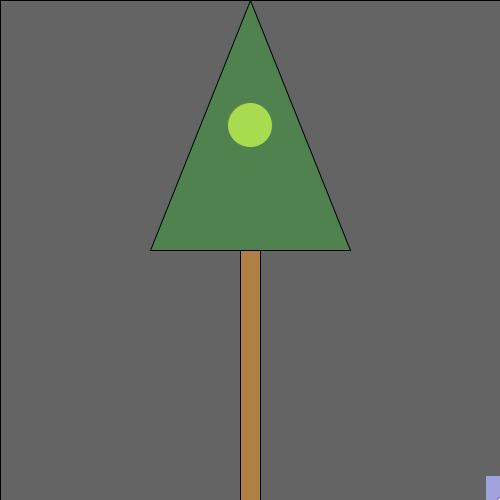
Frame 1 (no input)
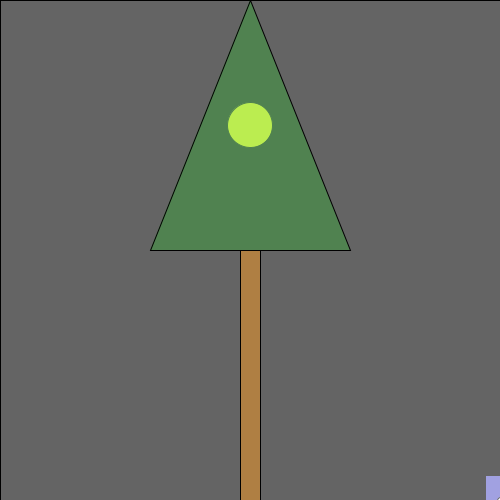
Frame 60 (the mouse pressed at the canvas centre just before this capture)
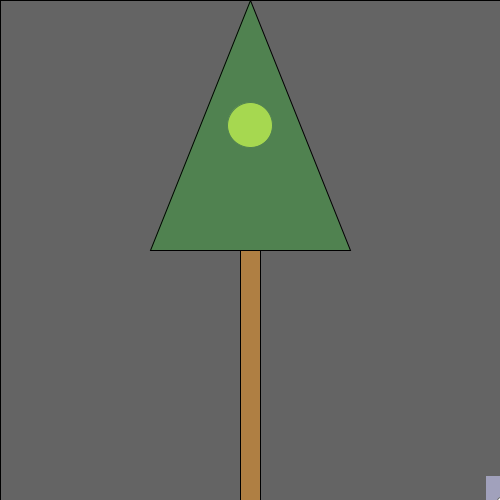
Frame 120 (the mouse held since frame 60 and released just before this capture)

The Processing sketch that drew these frames (run headless with seeded random() and noise(); from frame 60 on, the mouse is pressed at the canvas centre):

// Processing sketch: processing_108832
// ── processing_108832.pde

/*
  Norm Krumpe
  September 22, 2012
  Models a light that is triggered by motion (in this case, motion
  of the mouse).  The light also has a timer.  So, motion turns on the
  light, but a certain amount of time passing with no motion will
  cause the light to turn off again.
*/

// How close you need to get to the
// light sensor in order to turn on
// the light.  Higher values make it
// easier to trigger the light.  Distance
// is measured in pixels.
final int TRIGGER_DISTANCE = 50;

// The location of the sensor:
final int SWITCH_CENTER_X = 500;
final int SWITCH_CENTER_Y = 500;

// seconds until light shuts off automatically when there is no motion
final float SECONDS_UNTIL_AUTO_SHUTOFF = 10.0; 

// Light will initially be on because of this next value.
// Want the light off initially?  
// Set this to something less than SECONDS_UNTIL_AUTO_SHUTOFF
float timeOfLastTrigger = 0; 
boolean revealTriggerRegion = false;

// Just choose a window size
void setup() {
  size(500, 500);
}

// Each time the mouse moves, check to see
// if it triggered the motion sensor
void mouseMoved() {
  if (motionSensorWasTriggered()) {
    timeOfLastTrigger = millis()/1000.0;
  }
}

// When a key is pressed, toggle the "cheat" that
// reveals the motion sensor's trigger region.
void keyPressed() {
  revealTriggerRegion = !revealTriggerRegion;
}

// Draw the various parts of the scene
void draw() {
  background(0);

  drawLightSwitch();
  drawLamp();  
  drawTriggerRegion();
}

// Draws all components of the lamp
void drawLamp() {
  drawLight();
  fill(0, 255, 0, 50);
  triangle(350, 250, 150, 250, 250,0);
  fill(175, 127, 67);
  rect(240, 250, 20, 250);
}

// How the light gets drawn depends on whether
// the lightbulb is lit.
void drawLight() {

  if (secondsSinceLastTrigger() < SECONDS_UNTIL_AUTO_SHUTOFF) {
    // If the light is on:
    int strength = (int)random(156, 256);
    fill(strength, strength, 0);
    ellipse(250, 125, 45, 45);
    fill(255, 100);
    rect(0, 0, width, height);
  }

  else {
    // Light is off:
    fill(10, 10, 0);
    ellipse(250, 125, 45, 45);
  }
}

// Draw the light switch/sensor
void drawLightSwitch() {
  fill(100, 100, 100 + random(0,150));
  rect(SWITCH_CENTER_X - 15, SWITCH_CENTER_Y - 25, 30, 60);
  fill(255);
  ellipse(SWITCH_CENTER_X, SWITCH_CENTER_Y, 5, 5);
}

// Return true if the mouse triggered the sensor
boolean motionSensorWasTriggered() {
  return distanceFromLightSwitch() < TRIGGER_DISTANCE;
}

// Compute the distance between the mouse and the sensor
float distanceFromLightSwitch() {  
  return dist(mouseX, mouseY, SWITCH_CENTER_X, SWITCH_CENTER_Y);
}

// Determine how long it has been since the motion sensor
// was last turned on.
float secondsSinceLastTrigger() {
  return millis()/1000.0 - timeOfLastTrigger;
}

// Show a "cheat" region so that you know where the mouse
// needs to go in order to trigger the light sensor
void drawTriggerRegion() {
  if (revealTriggerRegion) {
    fill(255, 25);
    ellipse(SWITCH_CENTER_X, SWITCH_CENTER_Y, 
    TRIGGER_DISTANCE * 2, TRIGGER_DISTANCE * 2);
  }
}
